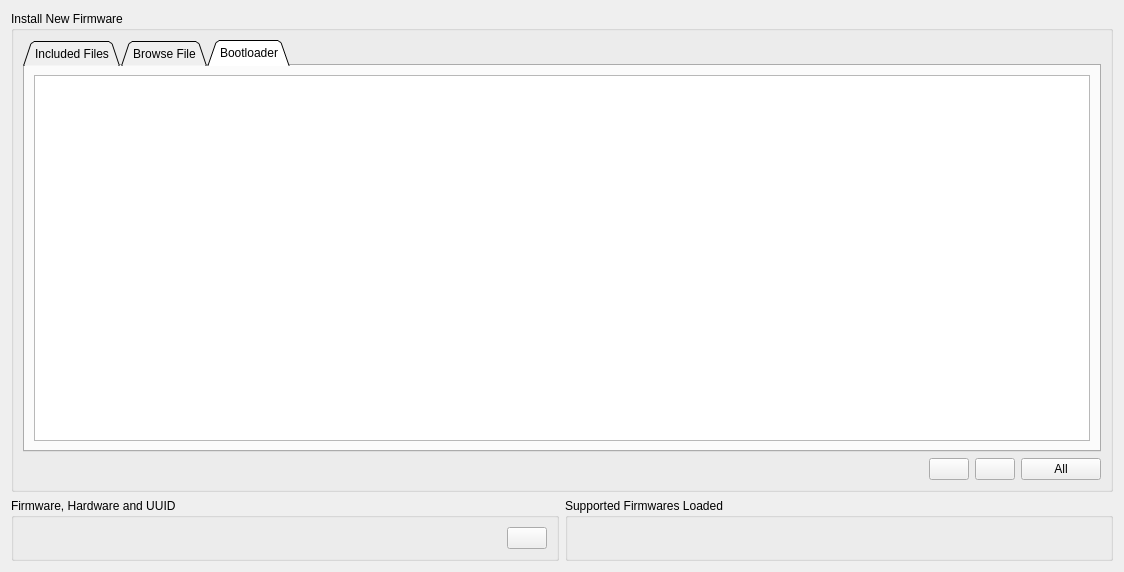
<?xml version="1.0" encoding="UTF-8"?>
<ui version="4.0">
 <class>PageFirmware</class>
 <widget class="QWidget" name="PageFirmware">
  <property name="geometry">
   <rect>
    <x>0</x>
    <y>0</y>
    <width>1124</width>
    <height>572</height>
   </rect>
  </property>
  <property name="windowTitle">
   <string>Form</string>
  </property>
  <layout class="QVBoxLayout" name="verticalLayout_4">
   <item>
    <widget class="QGroupBox" name="groupBox">
     <property name="title">
      <string>Install New Firmware</string>
     </property>
     <layout class="QVBoxLayout" name="verticalLayout_3">
      <item>
       <widget class="QTabWidget" name="fwTabWidget">
        <property name="enabled">
         <bool>true</bool>
        </property>
        <property name="tabShape">
         <enum>QTabWidget::Triangular</enum>
        </property>
        <property name="currentIndex">
         <number>2</number>
        </property>
        <property name="tabsClosable">
         <bool>false</bool>
        </property>
        <widget class="QWidget" name="tab">
         <attribute name="title">
          <string>Included Files</string>
         </attribute>
         <layout class="QVBoxLayout" name="verticalLayout_7">
          <item>
           <layout class="QHBoxLayout" name="horizontalLayout_5">
            <item>
             <layout class="QVBoxLayout" name="verticalLayout_5">
              <item>
               <widget class="QLabel" name="label">
                <property name="font">
                 <font>
                  <bold>true</bold>
                 </font>
                </property>
                <property name="text">
                 <string>Hardware Version</string>
                </property>
                <property name="alignment">
                 <set>Qt::AlignCenter</set>
                </property>
               </widget>
              </item>
              <item>
               <widget class="QListWidget" name="hwList"/>
              </item>
             </layout>
            </item>
            <item>
             <layout class="QVBoxLayout" name="verticalLayout_6">
              <item>
               <widget class="QLabel" name="label_2">
                <property name="font">
                 <font>
                  <bold>true</bold>
                 </font>
                </property>
                <property name="text">
                 <string>Firmware</string>
                </property>
                <property name="alignment">
                 <set>Qt::AlignCenter</set>
                </property>
               </widget>
              </item>
              <item>
               <widget class="QListWidget" name="fwList"/>
              </item>
             </layout>
            </item>
           </layout>
          </item>
          <item>
           <layout class="QHBoxLayout" name="horizontalLayout_6">
            <item>
             <widget class="QCheckBox" name="showNonDefaultBox">
              <property name="toolTip">
               <string>Show firmwares with non-default compilation options</string>
              </property>
              <property name="text">
               <string>Show non-default firmwares</string>
              </property>
             </widget>
            </item>
            <item>
             <spacer name="horizontalSpacer">
              <property name="orientation">
               <enum>Qt::Horizontal</enum>
              </property>
              <property name="sizeHint" stdset="0">
               <size>
                <width>40</width>
                <height>20</height>
               </size>
              </property>
             </spacer>
            </item>
            <item>
             <widget class="QPushButton" name="changelogButton">
              <property name="toolTip">
               <string>Show firmware changelog</string>
              </property>
              <property name="text">
               <string/>
              </property>
              <property name="icon">
               <iconset resource="../res.qrc">
                <normaloff>:/res/icons/About-96.png</normaloff>:/res/icons/About-96.png</iconset>
              </property>
             </widget>
            </item>
           </layout>
          </item>
         </layout>
        </widget>
        <widget class="QWidget" name="tab_2">
         <attribute name="title">
          <string>Browse File</string>
         </attribute>
         <layout class="QVBoxLayout" name="verticalLayout">
          <item>
           <layout class="QHBoxLayout" name="horizontalLayout_9">
            <item>
             <widget class="QRadioButton" name="useFw1Button">
              <property name="text">
               <string>Use</string>
              </property>
              <property name="checked">
               <bool>true</bool>
              </property>
             </widget>
            </item>
            <item>
             <widget class="QLineEdit" name="fwEdit"/>
            </item>
            <item>
             <widget class="QPushButton" name="chooseButton">
              <property name="sizePolicy">
               <sizepolicy hsizetype="Fixed" vsizetype="Fixed">
                <horstretch>0</horstretch>
                <verstretch>0</verstretch>
               </sizepolicy>
              </property>
              <property name="toolTip">
               <string>Choose file...</string>
              </property>
              <property name="text">
               <string/>
              </property>
              <property name="icon">
               <iconset resource="../res.qrc">
                <normaloff>:/res/icons/Open Folder-96.png</normaloff>:/res/icons/Open Folder-96.png</iconset>
              </property>
             </widget>
            </item>
           </layout>
          </item>
          <item>
           <layout class="QHBoxLayout" name="horizontalLayout_10">
            <item>
             <widget class="QRadioButton" name="useFw2Button">
              <property name="text">
               <string>Use</string>
              </property>
             </widget>
            </item>
            <item>
             <widget class="QLineEdit" name="fw2Edit"/>
            </item>
            <item>
             <widget class="QPushButton" name="choose2Button">
              <property name="sizePolicy">
               <sizepolicy hsizetype="Fixed" vsizetype="Fixed">
                <horstretch>0</horstretch>
                <verstretch>0</verstretch>
               </sizepolicy>
              </property>
              <property name="toolTip">
               <string>Choose file...</string>
              </property>
              <property name="text">
               <string/>
              </property>
              <property name="icon">
               <iconset resource="../res.qrc">
                <normaloff>:/res/icons/Open Folder-96.png</normaloff>:/res/icons/Open Folder-96.png</iconset>
              </property>
             </widget>
            </item>
           </layout>
          </item>
          <item>
           <layout class="QHBoxLayout" name="horizontalLayout_7">
            <item>
             <widget class="QRadioButton" name="useFw3Button">
              <property name="text">
               <string>Use</string>
              </property>
             </widget>
            </item>
            <item>
             <widget class="QLineEdit" name="fw3Edit"/>
            </item>
            <item>
             <widget class="QPushButton" name="choose3Button">
              <property name="sizePolicy">
               <sizepolicy hsizetype="Fixed" vsizetype="Fixed">
                <horstretch>0</horstretch>
                <verstretch>0</verstretch>
               </sizepolicy>
              </property>
              <property name="toolTip">
               <string>Choose file...</string>
              </property>
              <property name="text">
               <string/>
              </property>
              <property name="icon">
               <iconset resource="../res.qrc">
                <normaloff>:/res/icons/Open Folder-96.png</normaloff>:/res/icons/Open Folder-96.png</iconset>
              </property>
             </widget>
            </item>
           </layout>
          </item>
          <item>
           <layout class="QHBoxLayout" name="horizontalLayout_8">
            <item>
             <widget class="QRadioButton" name="useFw4Button">
              <property name="text">
               <string>Use</string>
              </property>
             </widget>
            </item>
            <item>
             <widget class="QLineEdit" name="fw4Edit"/>
            </item>
            <item>
             <widget class="QPushButton" name="choose4Button">
              <property name="sizePolicy">
               <sizepolicy hsizetype="Fixed" vsizetype="Fixed">
                <horstretch>0</horstretch>
                <verstretch>0</verstretch>
               </sizepolicy>
              </property>
              <property name="toolTip">
               <string>Choose file...</string>
              </property>
              <property name="text">
               <string/>
              </property>
              <property name="icon">
               <iconset resource="../res.qrc">
                <normaloff>:/res/icons/Open Folder-96.png</normaloff>:/res/icons/Open Folder-96.png</iconset>
              </property>
             </widget>
            </item>
           </layout>
          </item>
          <item>
           <spacer name="verticalSpacer">
            <property name="orientation">
             <enum>Qt::Vertical</enum>
            </property>
            <property name="sizeHint" stdset="0">
             <size>
              <width>20</width>
              <height>217</height>
             </size>
            </property>
           </spacer>
          </item>
         </layout>
        </widget>
        <widget class="QWidget" name="tab_3">
         <attribute name="title">
          <string>Bootloader</string>
         </attribute>
         <layout class="QVBoxLayout" name="verticalLayout_8">
          <item>
           <widget class="QListWidget" name="blList"/>
          </item>
         </layout>
        </widget>
       </widget>
      </item>
      <item>
       <layout class="QHBoxLayout" name="horizontalLayout_3">
        <item>
         <widget class="DisplayPercentage" name="display" native="true"/>
        </item>
        <item>
         <widget class="QPushButton" name="cancelButton">
          <property name="sizePolicy">
           <sizepolicy hsizetype="Fixed" vsizetype="Fixed">
            <horstretch>0</horstretch>
            <verstretch>0</verstretch>
           </sizepolicy>
          </property>
          <property name="toolTip">
           <string>Cancel upload</string>
          </property>
          <property name="text">
           <string/>
          </property>
          <property name="icon">
           <iconset resource="../res.qrc">
            <normaloff>:/res/icons/Cancel-96.png</normaloff>:/res/icons/Cancel-96.png</iconset>
          </property>
         </widget>
        </item>
        <item>
         <widget class="QPushButton" name="uploadButton">
          <property name="sizePolicy">
           <sizepolicy hsizetype="Fixed" vsizetype="Fixed">
            <horstretch>0</horstretch>
            <verstretch>0</verstretch>
           </sizepolicy>
          </property>
          <property name="toolTip">
           <string>Update firmware on the connected VESC</string>
          </property>
          <property name="text">
           <string/>
          </property>
          <property name="icon">
           <iconset resource="../res.qrc">
            <normaloff>:/res/icons/Download-96.png</normaloff>:/res/icons/Download-96.png</iconset>
          </property>
         </widget>
        </item>
        <item>
         <widget class="QPushButton" name="uploadAllButton">
          <property name="sizePolicy">
           <sizepolicy hsizetype="Fixed" vsizetype="Fixed">
            <horstretch>0</horstretch>
            <verstretch>0</verstretch>
           </sizepolicy>
          </property>
          <property name="toolTip">
           <string>&lt;html&gt;&lt;head/&gt;&lt;body&gt;&lt;p&gt;Upload firmware to the connected VESC, as well as to the VESCs connected over CAN-bus. Only available in FW3.45+.&lt;/p&gt;&lt;p&gt;&lt;br/&gt;&lt;/p&gt;&lt;p&gt;&lt;span style=&quot; color:#cc0000;&quot;&gt;WARNING&lt;/span&gt;: This function should &lt;span style=&quot; font-weight:600;&quot;&gt;only&lt;/span&gt; be used if all VESCs on the CAN-bus have the same hardware version. Otherwise, the firmware has to be updated on them individually.&lt;/p&gt;&lt;/body&gt;&lt;/html&gt;</string>
          </property>
          <property name="text">
           <string>All</string>
          </property>
          <property name="icon">
           <iconset resource="../res.qrc">
            <normaloff>:/res/icons/Download-96.png</normaloff>:/res/icons/Download-96.png</iconset>
          </property>
         </widget>
        </item>
       </layout>
      </item>
     </layout>
    </widget>
   </item>
   <item>
    <layout class="QHBoxLayout" name="horizontalLayout_2">
     <item>
      <widget class="QGroupBox" name="groupBox_2">
       <property name="title">
        <string>Firmware, Hardware and UUID</string>
       </property>
       <layout class="QHBoxLayout" name="horizontalLayout">
        <item>
         <widget class="QLabel" name="currentLabel">
          <property name="text">
           <string/>
          </property>
         </widget>
        </item>
        <item>
         <widget class="QPushButton" name="readVersionButton">
          <property name="sizePolicy">
           <sizepolicy hsizetype="Fixed" vsizetype="Fixed">
            <horstretch>0</horstretch>
            <verstretch>0</verstretch>
           </sizepolicy>
          </property>
          <property name="toolTip">
           <string>Read firmware version</string>
          </property>
          <property name="text">
           <string/>
          </property>
          <property name="icon">
           <iconset resource="../res.qrc">
            <normaloff>:/res/icons/Upload-96.png</normaloff>:/res/icons/Upload-96.png</iconset>
          </property>
         </widget>
        </item>
       </layout>
      </widget>
     </item>
     <item>
      <widget class="QGroupBox" name="groupBox_3">
       <property name="title">
        <string>Supported Firmwares Loaded</string>
       </property>
       <layout class="QVBoxLayout" name="verticalLayout_2">
        <item>
         <widget class="QLabel" name="supportedLabel">
          <property name="text">
           <string/>
          </property>
         </widget>
        </item>
       </layout>
      </widget>
     </item>
    </layout>
   </item>
  </layout>
 </widget>
 <customwidgets>
  <customwidget>
   <class>DisplayPercentage</class>
   <extends>QWidget</extends>
   <header>widgets/displaypercentage.h</header>
   <container>1</container>
  </customwidget>
 </customwidgets>
 <resources>
  <include location="../res.qrc"/>
 </resources>
 <connections/>
</ui>
